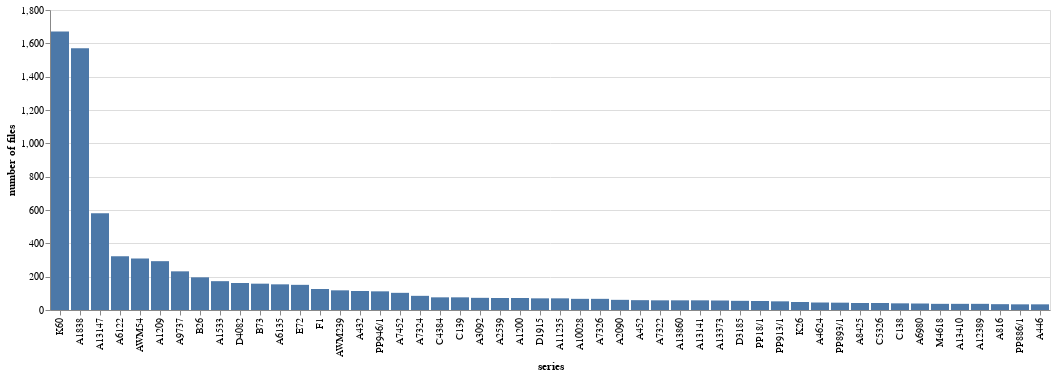

The notebook cell this image was saved under:
### Code cell
# Chart the results, sorted by number of files
alt.Chart(series_counts[:50]).mark_bar().encode(
    x=alt.X("series", sort="-y"),
    y=alt.Y("count", title="number of files"),
    tooltip=["series", "count"],
)

### Figure 1 — Vega-Lite specification as saved in the notebook (floating-point values rounded to 4 significant figures)
{"config": {"view": {"continuousWidth": 400, "continuousHeight": 300}}, "data": {"name": "data-a9778db9799ca31f036f72848320e909"}, "mark": "bar", "encoding": {"tooltip": [{"field": "series", "type": "nominal"}, {"field": "count", "type": "quantitative"}], "x": {"field": "series", "sort": "-y", "type": "nominal"}, "y": {"field": "count", "title": "number of files", "type": "quantitative"}}, "$schema": "https://vega.github.io/schema/vega-lite/v4.17.0.json", "datasets": {"data-a9778db9799ca31f036f72848320e909": [{"series": "K60", "count": 1671}, {"series": "A1838", "count": 1571}, {"series": "A13147", "count": 581}, {"series": "A6122", "count": 322}, {"series": "AWM54", "count": 309}, {"series": "A1209", "count": 293}, {"series": "A9737", "count": 232}, {"series": "B26", "count": 196}, {"series": "A1533", "count": 173}, {"series": "D4082", "count": 162}, {"series": "B73", "count": 158}, {"series": "A6135", "count": 154}, {"series": "E72", "count": 151}, {"series": "F1", "count": 126}, {"series": "AWM239", "count": 118}, {"series": "A432", "count": 114}, {"series": "PP946/1", "count": 112}, {"series": "A7452", "count": 103}, {"series": "A7324", "count": 85}, {"series": "C4384", "count": 76}, {"series": "C139", "count": 76}, {"series": "A3092", "count": 73}, {"series": "A2539", "count": 72}, {"series": "A1200", "count": 72}, {"series": "D1915", "count": 70}, {"series": "A11235", "count": 70}, {"series": "A10028", "count": 67}, {"series": "A7326", "count": 67}, {"series": "A2090", "count": 61}, {"series": "A452", "count": 59}, {"series": "A7322", "count": 58}, {"series": "A13860", "count": 58}, {"series": "A13141", "count": 58}, {"series": "A13373", "count": 57}, {"series": "D3185", "count": 55}, {"series": "PP18/1", "count": 54}, {"series": "PP913/1", "count": 52}, {"series": "K26", "count": 48}, {"series": "A4624", "count": 45}, {"series": "PP893/1", "count": 44}, {"series": "A8425", "count": 42}, {"series": "C5326", "count": 42}, {"series": "C138", "count": 40}, {"series": "A6980", "count": 39}, {"series": "M4618", "count": 37}, {"series": "A13410", "count": 37}, {"series": "A12389", "count": 37}, {"series": "A816", "count": 35}, {"series": "PP886/1", "count": 34}, {"series": "A446", "count": 34}]}}
